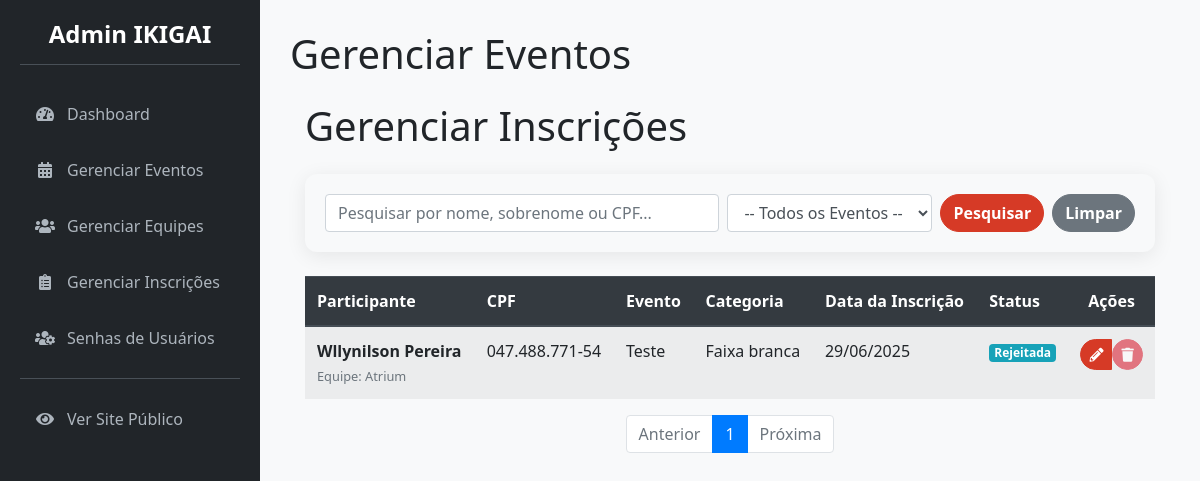
The app's page /admin/gerenciar_inscricoes (signed in), older data.
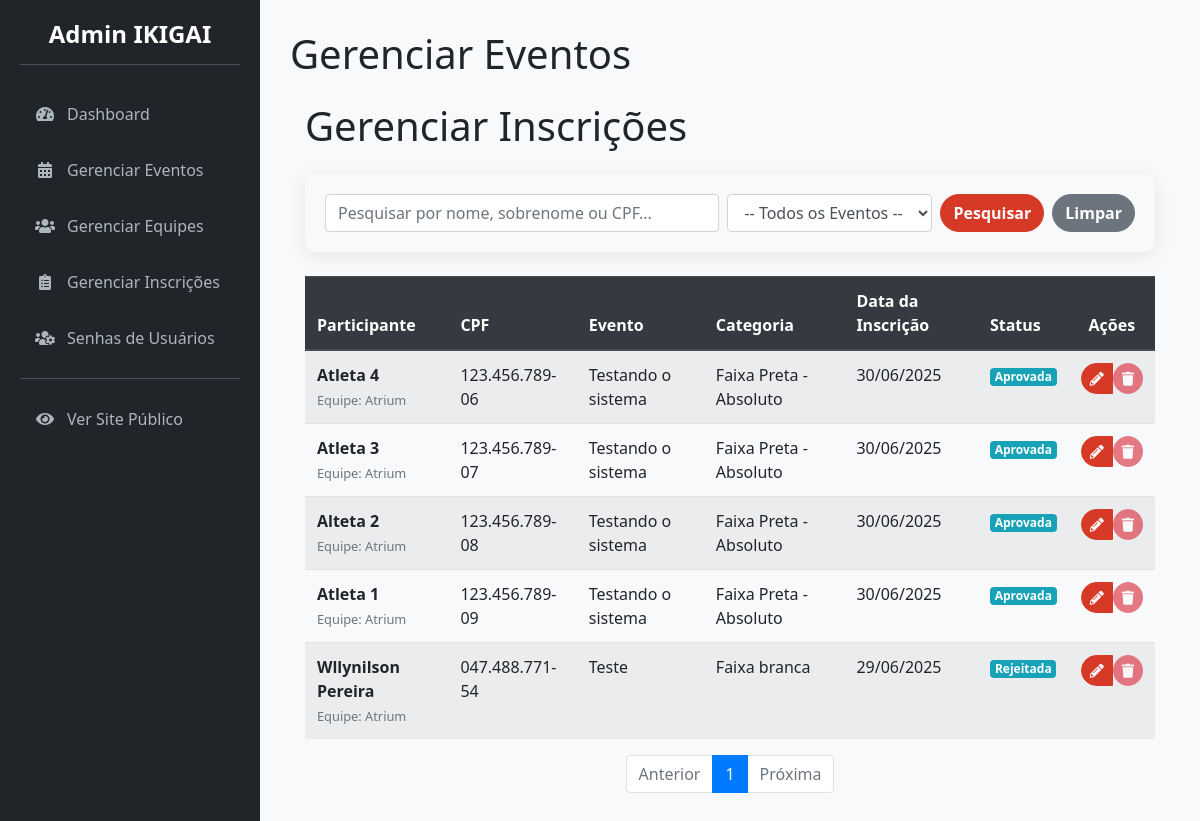
The same page, newer data.
### app/models.py (models this page shows, shortened)
class Inscricao(db.Model):
    __tablename__ = 'inscricoes'
    id = db.Column(db.Integer, primary_key=True)
    data_inscricao = db.Column(db.DateTime, default=datetime.utcnow)
    status = db.Column(db.String(20), nullable=False, default='Pendente')
    participante_id = db.Column(db.Integer, db.ForeignKey('participantes.id'), nullable=False)
    categoria_id = db.Column(db.Integer, db.ForeignKey('categorias.id'), nullable=False)
    registrado_por_user_id = db.Column(db.Integer, db.ForeignKey('users.id'), nullable=False)
    pagamento = db.relationship('Pagamento', backref='inscricao', uselist=False, cascade="all, delete-orphan")
    __table_args__ = (db.UniqueConstraint('participante_id', 'categoria_id', name='uq_participante_categoria'),)

class Participante(db.Model):
    __tablename__ = 'participantes'
    id = db.Column(db.Integer, primary_key=True)
    nome_completo = db.Column(db.String(150), nullable=False)
    data_nascimento = db.Column(db.Date, nullable=True)
    cpf = db.Column(db.String(14), unique=True, nullable=False)
    telefone = db.Column(db.String(20))
    graduacao = db.Column(db.String(50))
    peso = db.Column(db.Float)
    user_id = db.Column(db.Integer, db.ForeignKey('users.id'), nullable=True, unique=True)
    equipe_id = db.Column(db.Integer, db.ForeignKey('equipes.id'), nullable=False)
    inscricoes = db.relationship('Inscricao', backref='participante', lazy='dynamic')

class Equipe(db.Model):
    __tablename__ = 'equipes'
    id = db.Column(db.Integer, primary_key=True)
    nome_equipe = db.Column(db.String(100), nullable=False, unique=True)
    professor_responsavel = db.Column(db.String(100))
    membros = db.relationship('User', secondary=membros_equipe, backref=db.backref('equipes', lazy='dynamic'),
                              lazy='dynamic')
    participantes = db.relationship('Participante', backref='equipe', lazy='dynamic')

class Evento(db.Model):
    __tablename__ = 'eventos'
    id = db.Column(db.Integer, primary_key=True)
    nome_evento = db.Column(db.String(200), nullable=False)
    data_hora_evento = db.Column(db.DateTime, nullable=False)
    palestrante = db.Column(db.String(100))
    imagem_palestrante = db.Column(db.String(300))
    descricao = db.Column(db.Text)
    local_evento = db.Column(db.String(200))
    preco = db.Column(db.Float, default=0.0)
    numero_vagas = db.Column(db.Integer, nullable=False)
    pix_copia_e_cola = db.Column(db.Text)
    categorias = db.relationship('Categoria', backref='evento', lazy='dynamic', cascade="all, delete-orphan")

class Categoria(db.Model):
    __tablename__ = 'categorias'
    id = db.Column(db.Integer, primary_key=True)
    nome = db.Column(db.String(100), nullable=False)
    evento_id = db.Column(db.Integer, db.ForeignKey('eventos.id'), nullable=False)
    inscricoes = db.relationship('Inscricao', backref='categoria', lazy='dynamic')
    lutas = db.relationship('Luta', backref='categoria', lazy='dynamic')

### app/admin/routes.py (the view, shortened to what this page needs)
@bp.route('/gerenciar_inscricoes')
@admin_required
def gerenciar_inscricoes():
    page = request.args.get('page', 1, type=int)
    termo_pesquisa = request.args.get('q')
    evento_filtro_id = request.args.get('evento_id')
    query = Inscricao.query.options(
        joinedload(Inscricao.participante).joinedload(Participante.equipe),
        joinedload(Inscricao.categoria).joinedload(Categoria.evento)
    )
    if evento_filtro_id:
        query = query.join(Inscricao.categoria).filter(Categoria.evento_id == evento_filtro_id)
    inscricoes_paginadas = query.order_by(Inscricao.data_inscricao.desc()).paginate(
        page=page, per_page=10, error_out=False
    )
    eventos_para_filtro = Evento.query.order_by(Evento.nome_evento).all()
    return render_template('admin/admin_gerenciar_inscricoes.html',
                           inscricoes_paginadas=inscricoes_paginadas,
                           eventos_para_filtro=eventos_para_filtro,
                           titulo='Gerenciar Inscrições')

### app/__init__.py (called while the page is built)
@login_manager.user_loader
def load_user(user_id):
    return models.User.query.get(int(user_id))

### app/admin/routes.py (called while the page is built)
@bp.before_request
def before_request_handler():
    if current_app.config.get('DEBUG') and not current_user.is_authenticated:
        user = User.query.first()
        if user:
            login_user(user)

### app/templates/admin/admin_gerenciar_inscricoes.html (shortened to what this page needs)
{% extends 'admin/admin_base.html' %}
{% block page_title %}Gerenciar Eventos{% endblock %}
{% block content %}
    <div class="container">
        <h1 class="mt-4 mb-4">{{ titulo }}</h1>
        <div class="card bg-light mb-4">
            <div class="card-body">
                <form method="GET" action="{{ url_for('admin.gerenciar_inscricoes') }}" class="form-inline">
                    <div class="form-group mr-2 flex-grow-1">
                        <input type="text" class="form-control w-100" id="q" name="q"
                               placeholder="Pesquisar por nome, sobrenome ou CPF..."
                               value="{{ request.args.get('q', '') }}">
                    </div>
                    <div class="form-group mr-2">
                        <select class="form-control" name="evento_id" id="evento_id">
                            <option value="">-- Todos os Eventos --</option>
                        </select>
                    </div>
                    <button type="submit" class="btn btn-primary mr-2">Pesquisar</button>
                    <a href="{{ url_for('admin.gerenciar_inscricoes') }}" class="btn btn-secondary">Limpar</a>
                </form>
            </div>
        </div>
        <div class="table-responsive">
            <table class="table table-striped table-hover">
                <thead class="thead-dark">
                <tr>
                    <th>Participante</th>
                    <th>CPF</th>
                    <th>Evento</th>
                    <th>Categoria</th>
                    <th>Data da Inscrição</th>
                    <th>Status</th>
                    <th class="text-center">Ações</th>
                </tr>
                </thead>
                <tbody>
                {% if inscricoes_paginadas.items %}
                    {% for inscricao in inscricoes_paginadas.items %}
                        <tr>
                            <td>
                                <strong>{{ inscricao.participante.nome_completo }}</strong><br>
                                <small class="text-muted">Equipe: {{ inscricao.participante.equipe.nome_equipe }}</small>
                            </td>
                            <td>{{ inscricao.participante.cpf }}</td>
                            <td>{{ inscricao.categoria.evento.nome_evento }}</td>
                            <td>{{ inscricao.categoria.nome }}</td>
                            <td>{{ inscricao.data_inscricao.strftime('%d/%m/%Y') }}</td>
                            <td class="text-center status-cell">
                                {% if inscricao.status == 'Pendente' %}
                                    <span class="badge badge-warning">Pendente</span>
                                {% elif inscricao.status == 'Aprovado' %}
                                    <span class="badge badge-success">Aprovado</span>
                                {% elif inscricao.status == 'Rejeitado' %}
                                    <span class="badge badge-secondary">Rejeitado</span>
                                {% elif inscricao.status == 'Cancelado' %}
                                    <span class="badge badge-danger">Cancelado</span>
                                {% else %}
                                    <span class="badge badge-info">{{ inscricao.status }}</span>
                                {% endif %}
                            </td>
                            <td class="text-center">
                                <div class="btn-group" role="group">
                                    <a href="{{ url_for('admin.editar_inscricao', inscricao_id=inscricao.id) }}"
                                       class="btn btn-primary btn-sm" title="Editar Inscrição"><i
                                            class="fas fa-pencil-alt"></i></a>
                                    <form class="d-inline" data-action="cancel-form" action="#" method="post">
                                        <button type="submit" class="btn btn-danger btn-sm disabled"
                                                title="Excluir Inscrição"><i class="fas fa-trash"></i></button>
                                    </form>
                                </div>
                            </td>
                        </tr>
                    {% endfor %}
                {% else %}
                    <tr>
                        <td colspan="7" class="text-center">Nenhuma inscrição encontrada.</td>
                    </tr>
                {% endif %}
                </tbody>
            </table>
        </div>
        <nav aria-label="Navegação das Inscrições">
            <ul class="pagination justify-content-center">
                <li class="page-item {% if not inscricoes_paginadas.has_prev %}disabled{% endif %}">
                    <a class="page-link"
                       href="{{ url_for('admin.gerenciar_inscricoes', page=inscricoes_paginadas.prev_num, q=request.args.get('q'), evento_id=request.args.get('evento_id')) }}">Anterior</a>
                </li>
                {% for page_num in inscricoes_paginadas.iter_pages(left_edge=1, right_edge=1, left_current=1, right_current=2) %}
                    {% if page_num %}
                        {% if inscricoes_paginadas.page == page_num %}
                            <li class="page-item active"><a class="page-link" href="#">{{ page_num }}</a></li>
                        {% else %}
                            <li class="page-item"><a class="page-link"
                                                     href="{{ url_for('admin.gerenciar_inscricoes', page=page_num, q=request.args.get('q'), evento_id=request.args.get('evento_id')) }}">{{ page_num }}</a>
                            </li>
                        {% endif %}
                    {% else %}
                        <li class="page-item disabled"><span class="page-link">...</span></li>
                    {% endif %}
                {% endfor %}
                <li class="page-item {% if not inscricoes_paginadas.has_next %}disabled{% endif %}">
                    <a class="page-link"
                       href="{{ url_for('admin.gerenciar_inscricoes', page=inscricoes_paginadas.next_num, q=request.args.get('q'), evento_id=request.args.get('evento_id')) }}">Próxima</a>
                </li>
            </ul>
        </nav>
    </div>
{% endblock %}

### app/templates/admin/admin_base.html (shortened to what this page needs)
<!DOCTYPE html>
<html lang="pt-BR">
<head>
    <link rel="stylesheet" href="https://stackpath.bootstrapcdn.com/bootstrap/4.5.2/css/bootstrap.min.css"
>
    <link rel="stylesheet" href="https://cdnjs.cloudflare.com/ajax/libs/font-awesome/5.15.3/css/all.min.css">
    <link rel="stylesheet" href="{{ url_for('static', filename='css/admin_styles.css') }}">
</head>
<body>
<div class="admin-wrapper">
    <nav class="sidebar">
        <h2>Admin IKIGAI</h2>
        <a href="{{ url_for('admin.dashboard') }}"
           class="{{ 'active' if request.endpoint == 'admin.dashboard' else '' }}">
            <i class="fas fa-tachometer-alt"></i> Dashboard
        </a>
        <a href="{{ url_for('admin.gerenciar_eventos') }}"
           class="{{ 'active' if 'evento' in request.endpoint else '' }}">
            <i class="fas fa-calendar-alt"></i> Gerenciar Eventos
        </a>
        <a href="{{ url_for('admin.gerenciar_equipes') }}"
           class="{{ 'active' if 'equipe' in request.endpoint else '' }}">
            <i class="fas fa-users"></i> Gerenciar Equipes
        </a>
        <a href="{{ url_for('admin.gerenciar_inscricoes') }}"
           class="{{ 'active' if 'inscricao' in request.endpoint else '' }}">
            <i class="fas fa-clipboard-list"></i> Gerenciar Inscrições
        </a>
        <a href="{{ url_for('admin.gerenciar_usuarios') }}"
           class="{{ 'active' if 'usuario' in request.endpoint else '' }}">
            <i class="fas fa-users-cog"></i> <span>Senhas de Usuários</span>
        </a>
        <hr style="border-color: #495057;">
        <a href="{{ url_for('public.index') }}"><i class="fas fa-eye"></i> Ver Site Público</a>
    </nav>
    <main class="main-content">
        <div class="content-header">
            <h1>{% block page_title %}{% endblock %}</h1>
        </div>
        {% block content %}{% endblock %}
    </main>
</div>
</body>
</html>

### app/static/css/admin_styles.css (style rules this page uses)
:root { --primary-red: rgb(214, 58, 38); --dark-red: rgb(180, 45, 28); --admin-bg: #f8f9fa; --sidebar-bg: #212529; --sidebar-link-color: #adb5bd; --sidebar-link-hover-color: #fff; --shadow: 0 4px 20px rgba(0, 0, 0, 0.08); --border-radius: 12px; --font-family: 'Segoe UI', Tahoma, Geneva, Verdana, sans-serif; }
body { background-color: var(--admin-bg); font-family: var(--font-family); }
.admin-wrapper { display: flex; }
.sidebar { width: 260px; min-height: 100vh; background: var(--sidebar-bg); padding: 20px; color: white; flex-shrink: 0; transition: all 0.3s ease; }
.main-content { flex-grow: 1; padding: 30px; overflow-y: auto; }
.sidebar h2 { font-size: 1.5rem; margin-bottom: 25px; text-align: center; color: #fff; border-bottom: 1px solid #495057; padding-bottom: 15px; font-weight: 600; }
.sidebar a { display: flex; align-items: center; gap: 12px; color: var(--sidebar-link-color); padding: 12px 15px; text-decoration: none; border-radius: 8px; margin-bottom: 8px; transition: all 0.3s ease; }
.sidebar a i { width: 20px; text-align: center; }
.card { border-radius: var(--border-radius); border: none; box-shadow: var(--shadow); }
.btn { border-radius: 25px; font-weight: 600; }
.btn-primary { background-color: var(--primary-red); border-color: var(--primary-red); }

Row changes from the older to the newer data that the page shows:
added Inscricao: participante.nome_completo "Atleta 4", participante.equipe.nome_equipe "Atrium", participante.cpf "123.456.789-06", categoria.evento.nome_evento "Testando o sistema", categoria.nome "Faixa Preta - Absoluto", data_inscricao "30/06/2025", status "Aprovada"
added Inscricao: participante.nome_completo "Atleta 3", participante.equipe.nome_equipe "Atrium", participante.cpf "123.456.789-07", categoria.evento.nome_evento "Testando o sistema", categoria.nome "Faixa Preta - Absoluto", data_inscricao "30/06/2025", status "Aprovada"
added Inscricao: participante.nome_completo "Alteta 2", participante.equipe.nome_equipe "Atrium", participante.cpf "123.456.789-08", categoria.evento.nome_evento "Testando o sistema", categoria.nome "Faixa Preta - Absoluto", data_inscricao "30/06/2025", status "Aprovada"
added Inscricao: participante.nome_completo "Atleta 1", participante.equipe.nome_equipe "Atrium", participante.cpf "123.456.789-09", categoria.evento.nome_evento "Testando o sistema", categoria.nome "Faixa Preta - Absoluto", data_inscricao "30/06/2025", status "Aprovada"
